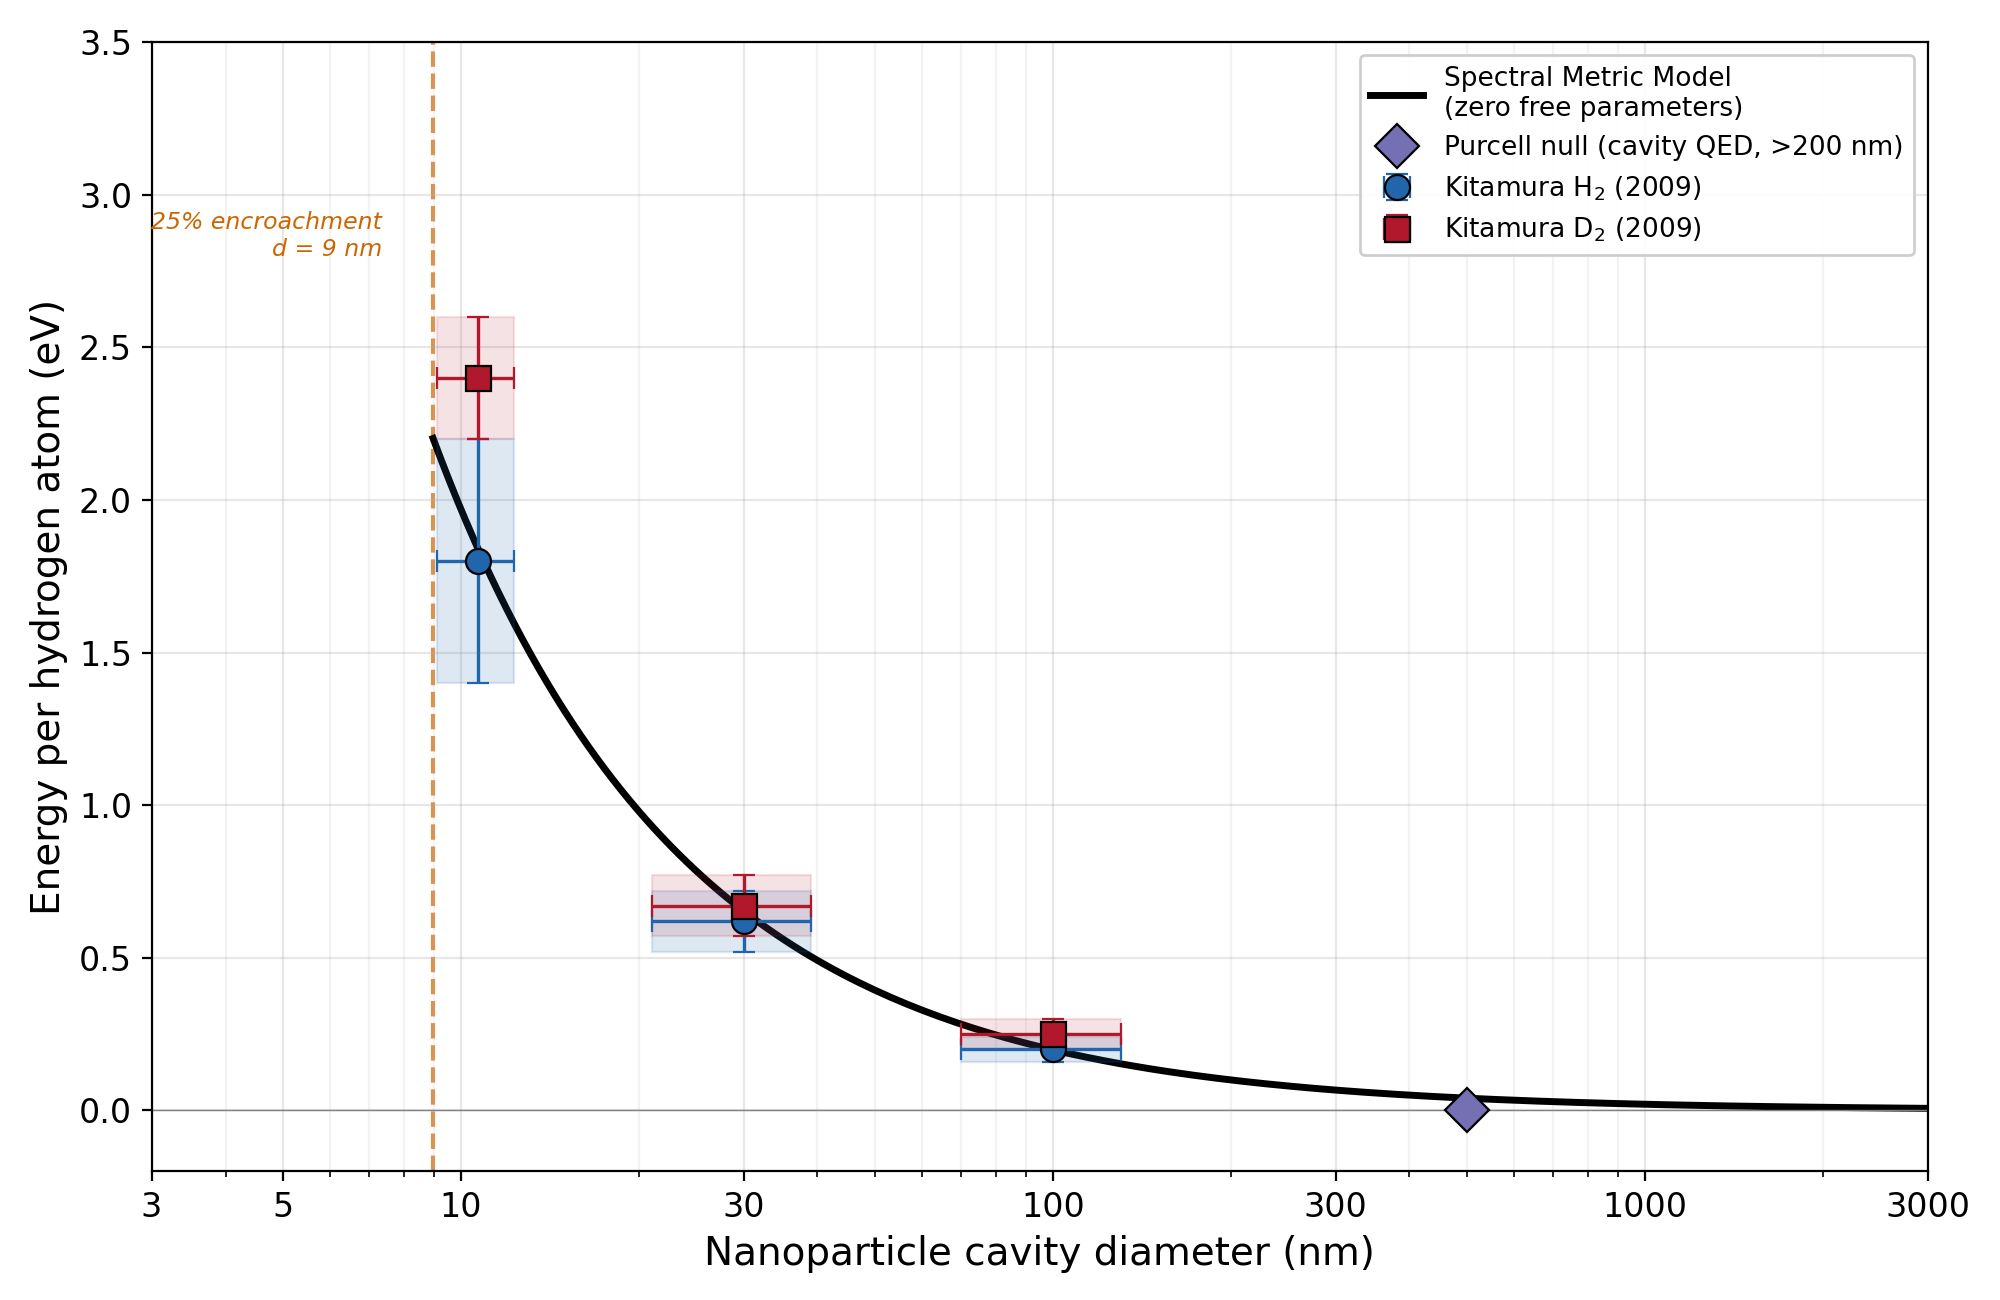

Here is the Python script that generated this plot:
"""
Figure: ΔE vs Cavity Size for the Spectral Metric Model
=========================================================

Error boxes: vertical (energy per atom) and horizontal (cavity size).
Kitamura (2009) reports no explicit size uncertainties. Horizontal
error bars estimated from characterization methods:
  PP (100 nm): ±30% — commercial supplier specification, no measurement
  PB (30 nm):  ±30% — SEM qualitative ("nano-fractal, tens of nm")
  PZ (10.7 nm): ±15% — TEM average grain size + BET cross-check

2026-03-22 (original), 2026-03-24 (error boxes)
"""

import numpy as np
from scipy.optimize import brentq
import matplotlib
matplotlib.use('Agg')
import matplotlib.pyplot as plt
from matplotlib.patches import Rectangle

# Constants
c = 2.99792458e8
a0 = 5.29177210903e-11
E_H = 13.6
beta = 2 * np.pi * np.sqrt(2)  # 2D surface screening ≈ 8.886

# ============================================================
# TM l=1 mode zeros — exact for first 500, asymptotic for rest
# ============================================================

def tm_l1_equation(x):
    if abs(x) < 1e-10: return 1.0
    return np.sin(x) * (1 - 1/x**2) + np.cos(x) / x

def find_zeros(n_zeros=500):
    zeros = []
    x_scan = np.linspace(0.5, n_zeros * np.pi + 10, n_zeros * 100)
    vals = np.array([tm_l1_equation(x) for x in x_scan])
    for i in range(len(x_scan) - 1):
        if vals[i] * vals[i+1] < 0:
            z = brentq(tm_l1_equation, x_scan[i], x_scan[i+1])
            if z > 0.5:
                zeros.append(z)
            if len(zeros) >= n_zeros:
                break
    return np.array(zeros)

tm_zeros_exact = find_zeros(500)
x1 = tm_zeros_exact[0]  # ≈ 2.744

def get_tm_zeros(n_needed):
    """Get n_needed TM l=1 zeros, exact for first 500, asymptotic for rest."""
    if n_needed <= len(tm_zeros_exact):
        return tm_zeros_exact[:n_needed]
    extra_start = len(tm_zeros_exact)
    extra_n = n_needed - extra_start
    spacing = np.mean(np.diff(tm_zeros_exact[-20:]))
    extra_zeros = tm_zeros_exact[-1] + spacing * np.arange(1, extra_n + 1)
    return np.concatenate([tm_zeros_exact, extra_zeros])


# ============================================================
# f² and ΔE computation
# ============================================================

def compute_f2(d_nm):
    """f² for cavity diameter d_nm using 2D surface screening."""
    R = d_nm * 1e-9 / 2
    n_needed = max(500, int(1.5 * R / a0 / np.pi) + 10)
    n_needed = min(n_needed, 50000)
    mode_zeros = get_tm_zeros(n_needed)
    x_max = 5
    x_modes = mode_zeros * a0 / R
    x_modes = x_modes[x_modes < x_max]
    if len(x_modes) == 0:
        return 0.0
    I_cav = np.sum(np.exp(-beta * x_modes))
    I_free = R / (np.pi * a0 * beta)
    if I_free <= 0:
        return 1.0
    return np.clip(I_cav / I_free, 0, 1)


def compute_dE(d_nm):
    """ΔE in eV for cavity diameter d_nm."""
    f2 = compute_f2(d_nm)
    if f2 <= 0:
        return E_H * 100
    if f2 >= 1:
        return 0.0
    return E_H * (1/f2 - 1)


# ============================================================
# Data with error boxes
# ============================================================

# Kitamura H₂ data: (d_nm, dE_eV, dE_err, d_frac_err)
kit_H = [
    (100.0, 0.20, 0.04, 0.30),   # PP: ±30% size (commercial spec)
    ( 30.0, 0.62, 0.10, 0.30),   # PB: ±30% size (SEM qualitative)
    ( 10.7, 1.80, 0.40, 0.15),   # PZ: ±15% size (TEM + BET)
]

# Kitamura D₂ data
kit_D = [
    (100.0, 0.25, 0.05, 0.30),
    ( 30.0, 0.67, 0.10, 0.30),
    ( 10.7, 2.40, 0.20, 0.15),
]

# ============================================================
# Model curve
# ============================================================

print("Computing model curve...")
# Model curve starts at the 25% encroachment boundary — no predictions below
t_boundary = -np.log(0.75)
d_boundary_val = 2 * beta * x1 * a0 * 1e9 / t_boundary  # ≈ 8.97 nm
d_values = np.logspace(np.log10(d_boundary_val), np.log10(5000), 200)
dE_model = np.array([compute_dE(d) for d in d_values])

# ============================================================
# Figure
# ============================================================

fig, ax = plt.subplots(figsize=(10, 6.5))

# Model curve
ax.plot(d_values, dE_model, 'k-', linewidth=2.5,
        label='Spectral Metric Model\n(zero free parameters)', zorder=2)

# --- Error boxes and data points ---

def plot_error_box(ax, d, dE, dE_err, d_frac, color, alpha=0.15):
    """Draw an error box (rectangle) for a data point."""
    d_lo = d * (1 - d_frac)
    d_hi = d * (1 + d_frac)
    dE_lo = dE - dE_err
    dE_hi = dE + dE_err
    # On log-x axis, use the actual coordinates
    rect = Rectangle((d_lo, dE_lo), d_hi - d_lo, dE_hi - dE_lo,
                      linewidth=0.8, edgecolor=color, facecolor=color,
                      alpha=alpha, zorder=3)
    ax.add_patch(rect)

# H₂ error boxes and points
for d, dE, dE_err, d_frac in kit_H:
    plot_error_box(ax, d, dE, dE_err, d_frac, '#2166ac', alpha=0.15)

h_d = [p[0] for p in kit_H]
h_e = [p[1] for p in kit_H]
h_e_err = [p[2] for p in kit_H]
h_d_lo = [p[0] * p[3] for p in kit_H]
h_d_hi = [p[0] * p[3] for p in kit_H]
ax.errorbar(h_d, h_e, yerr=h_e_err, xerr=[h_d_lo, h_d_hi],
            fmt='o', color='#2166ac', markersize=9,
            capsize=4, linewidth=1.2, markeredgecolor='black', markeredgewidth=0.8,
            label='Kitamura H$_2$ (2009)', zorder=5)

# D₂ error boxes and points
for d, dE, dE_err, d_frac in kit_D:
    plot_error_box(ax, d, dE, dE_err, d_frac, '#b2182b', alpha=0.12)

d_d = [p[0] for p in kit_D]
d_e = [p[1] for p in kit_D]
d_e_err = [p[2] for p in kit_D]
d_d_lo = [p[0] * p[3] for p in kit_D]
d_d_hi = [p[0] * p[3] for p in kit_D]
ax.errorbar(d_d, d_e, yerr=d_e_err, xerr=[d_d_lo, d_d_hi],
            fmt='s', color='#b2182b', markersize=9,
            capsize=4, linewidth=1.2, markeredgecolor='black', markeredgewidth=0.8,
            label='Kitamura D$_2$ (2009)', zorder=5)

# Purcell null
ax.plot(500, 0.0, 'D', color='#7570b3', markersize=11, markeredgecolor='black',
        markeredgewidth=0.8, label='Purcell null (cavity QED, >200 nm)', zorder=5)

# Domain of validity boundary at 25% encroachment
# 1 - exp(-t) = 0.25 → t = 0.2877 → d = 2*beta*x1*a0/t
t_boundary = -np.log(0.75)  # = 0.2877
d_boundary = 2 * beta * x1 * a0 * 1e9 / t_boundary  # ≈ 8.97 nm
ax.axvline(x=d_boundary, color='#cc6600', linewidth=1.5, linestyle='--', alpha=0.7, zorder=1)
ax.text(d_boundary * 0.82, 2.8, f'25% encroachment\nd = {d_boundary:.0f} nm',
        fontsize=8.5, ha='right', color='#cc6600', style='italic')

# Formatting
ax.set_xscale('log')
ax.set_xlabel('Nanoparticle cavity diameter (nm)', fontsize=14)
ax.set_ylabel('Energy per hydrogen atom (eV)', fontsize=14)
ax.set_xlim(d_boundary * 0.92, 3000)
ax.set_ylim(-0.2, 3.5)
ax.legend(loc='upper right', fontsize=9.5, framealpha=0.95)
ax.grid(True, alpha=0.3, which='major')
ax.grid(True, alpha=0.15, which='minor')
ax.tick_params(labelsize=12)
ax.axhline(y=0, color='gray', linewidth=0.5, linestyle='-')

# Custom x-axis ticks
ax.set_xticks([3, 5, 10, 30, 100, 300, 1000, 3000])
ax.set_xticklabels(['3', '5', '10', '30', '100', '300', '1000', '3000'])

plt.tight_layout()
import os
_dir = os.path.dirname(os.path.abspath(__file__))
plt.savefig(os.path.join(_dir, 'figure_cavity_size.png'), dpi=200)
plt.savefig(os.path.join(_dir, 'figure_cavity_size.pdf'))
print("\nFigures saved.")

# ============================================================
# Verify: does the model curve pass through all error boxes?
# ============================================================

print("\nModel vs error boxes:")
print(f"  {'Material':>10}  {'d':>6} {'±d':>8}  {'ΔE_pred':>8}  {'ΔE_meas':>8} {'±ΔE':>5}  "
      f"{'in_box?':>7}")
print("  " + "-" * 65)

for label, data in [("H₂", kit_H), ("D₂", kit_D)]:
    for d, dE, dE_err, d_frac in data:
        # Model prediction at central d
        pred_center = compute_dE(d)
        # Model range across the d error bar
        pred_lo = compute_dE(d * (1 + d_frac))  # larger d → smaller ΔE
        pred_hi = compute_dE(d * (1 - d_frac))  # smaller d → larger ΔE
        # Does any part of the model range overlap the energy error bar?
        model_range = (pred_lo, pred_hi)
        data_range = (dE - dE_err, dE + dE_err)
        overlap = model_range[0] <= data_range[1] and model_range[1] >= data_range[0]
        name = f"{label} d={d:.0f}" if d > 20 else f"{label} d={d}"
        print(f"  {name:>10}  {d:6.1f} ±{d*d_frac:5.1f}  "
              f"{pred_center:8.3f}  {dE:8.2f} ±{dE_err:.2f}  "
              f"{'YES' if overlap else 'NO':>7}")
        print(f"  {'':>10}  model range: [{pred_lo:.3f}, {pred_hi:.3f}]  "
              f"data range: [{data_range[0]:.2f}, {data_range[1]:.2f}]")
